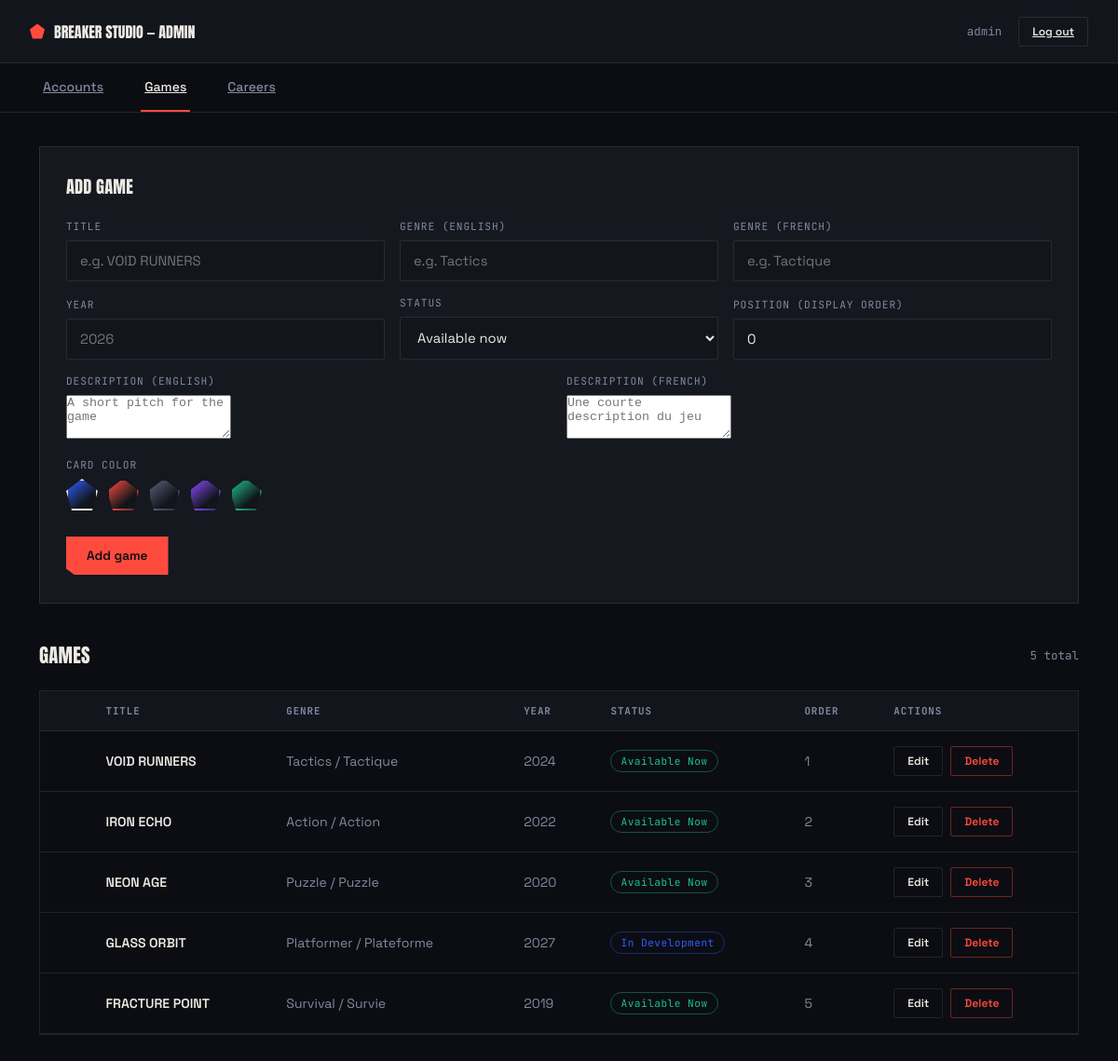
Screenshot of /admin/games.php (signed in) with the database file from the repository.
### tables this page shows
CREATE TABLE IF NOT EXISTS games (
    id             INT AUTO_INCREMENT PRIMARY KEY,
    title          VARCHAR(120) NOT NULL,
    genre_en       VARCHAR(80) NOT NULL,
    genre_fr       VARCHAR(80) NOT NULL,
    year           INT NOT NULL,
    status_key     ENUM('available','development') NOT NULL DEFAULT 'available',
    description_en TEXT NOT NULL,
    description_fr TEXT NOT NULL,
    color          VARCHAR(10) NOT NULL DEFAULT 'g1',
    position       INT NOT NULL DEFAULT 0,
    created_at     DATETIME NOT NULL DEFAULT CURRENT_TIMESTAMP
);

### includes/functions.php (called while the page is built, shortened)
<?php
function e(?string $value): string {
    return htmlspecialchars($value ?? '', ENT_QUOTES, 'UTF-8');
}

### admin/games.php (the view, shortened to what this page needs)
<?php
$db = get_db();
$games = $db->query("SELECT * FROM games ORDER BY position ASC, id ASC")->fetchAll();
require __DIR__ . '/../includes/admin_head.php';
?>
  <div class="panel">
    <h2>Add game</h2>
    <form method="post">
      <div class="form-grid" style="grid-template-columns:repeat(3,1fr);">
        <div class="field"><label>Title</label><input type="text" name="title" placeholder="e.g. VOID RUNNERS" required></div>
        <div class="field"><label>Genre (English)</label><input type="text" name="genre_en" placeholder="e.g. Tactics" required></div>
        <div class="field"><label>Genre (French)</label><input type="text" name="genre_fr" placeholder="e.g. Tactique" required></div>
        <div class="field"><label>Year</label><input type="number" name="year" placeholder="2026" required></div>
        <div class="field">
          <label>Status</label>
          <select name="status_key">
            <option value="available">Available now</option>
          </select>
        </div>
        <div class="field"><label>Position (display order)</label><input type="number" name="position" value="0"></div>
      </div>
      <div class="form-grid" style="grid-template-columns:1fr 1fr; margin-top:16px;">
        <div class="field"><label>Description (English)</label><textarea name="description_en" rows="3" placeholder="A short pitch for the game" required></textarea></div>
        <div class="field"><label>Description (French)</label><textarea name="description_fr" rows="3" placeholder="Une courte description du jeu" required></textarea></div>
      </div>
      <div class="field" style="margin-top:16px;">
        <label>Card color</label>
        <div class="color-picker">
          <?php foreach (GAME_COLORS as $c): ?>
          <label class="color-swatch color-<?= $c ?> <?= $c === 'g1' ? 'selected' : '' ?>">
          </label>
          <?php endforeach; ?>
        </div>
      </div>
      <div style="margin-top:20px;"><button type="submit" class="btn btn-primary">Add game</button></div>
    </form>
  </div>
  <div class="section-title">
    <h2>Games</h2>
    <span class="meta"><?= count($games) ?> total</span>
  </div>
  <div class="table-wrap">
    <table>
      <thead>
        <tr><th></th><th>Title</th><th>Genre</th><th>Year</th><th>Status</th><th>Order</th><th>Actions</th></tr>
      </thead>
      <tbody>
        <?php foreach ($games as $game): ?>
        <tr>
          <td><span class="color-swatch color-<?= e($game['color']) ?>" style="width:22px;height:22px;pointer-events:none;"></span></td>
          <td class="username-cell"><?= e($game['title']) ?></td>
          <td class="email-cell"><?= e($game['genre_en']) ?> / <?= e($game['genre_fr']) ?></td>
          <td class="email-cell"><?= (int)$game['year'] ?></td>
          <td><span class="badge <?= $game['status_key'] === 'available' ? 'status-active' : 'role-moderator' ?>"><?= e(GAME_STATUS_LABELS[$game['status_key']]['en']) ?></span></td>
          <td class="email-cell"><?= (int)$game['position'] ?></td>
          <td>
            <div class="row-actions">
              <button type="button" class="btn btn-ghost btn-sm" onclick="toggleEdit('game-<?= $game['id'] ?>')">Edit</button>
              <form method="post" style="display:inline;" data-confirm="Delete &quot;<?= e($game['title']) ?>&quot;? This can't be undone.">
                <button type="submit" class="btn btn-danger btn-sm">Delete</button>
              </form>
            </div>
          </td>
        </tr>
        <?php endforeach; if (empty($games)): ?>
        <tr><td colspan="7"><div class="empty-state">No games yet — add your first one above.</div></td></tr>
        <?php endif; ?>
      </tbody>
    </table>
  </div>
<?php require __DIR__ . '/../includes/admin_foot.php'; ?>

### css/admin.css (style rules this page uses)
:root { --bg: #0B0D12; --bg-alt: #12151C; --bg-card: #15181F; --fg: #EDEAE3; --accent: #FF4B3E; --accent2: #2E5EFF; --green: #1FBF8F; --muted: #8189A0; --line: rgba(237,234,227,0.1); }
* { margin:0; padding:0; box-sizing:border-box; }
body { background:var(--bg); color:var(--fg); font-family:'Space Grotesk', -apple-system, sans-serif; min-height:100vh; }
h1,h2,h3 { font-family:'Anton', sans-serif; font-weight:400; text-transform:uppercase; letter-spacing:0.01em; }
.field { margin-bottom:18px; }
.field label { display:block; font-family:'JetBrains Mono', monospace; font-size:0.7rem; letter-spacing:0.08em; text-transform:uppercase; color:var(--muted); margin-bottom:8px; }
.field input, .field select { width:100%; background:var(--bg-alt); border:1px solid var(--line); color:var(--fg); padding:12px 14px; font-family:'Space Grotesk', sans-serif; font-size:0.92rem; border-radius:2px; outline:none; transition:border-color .2s ease; }
.btn { display:inline-flex; align-items:center; justify-content:center; gap:8px; padding:12px 22px; font-family:'Space Grotesk', sans-serif; font-weight:600; font-size:0.85rem; border:none; cursor:pointer; clip-path: polygon(0 0, 100% 0, 100% 100%, 8% 100%, 0 84%); transition:transform .2s ease, box-shadow .2s ease; }
.btn-primary { background:var(--accent); color:#0B0D12; }
.btn-ghost { background:transparent; color:var(--fg); border:1px solid var(--line); clip-path:none; border-radius:2px; }
.btn-sm { padding:7px 14px; font-size:0.75rem; }
.btn-danger { background:transparent; color:var(--accent); border:1px solid rgba(255,75,62,0.4); clip-path:none; border-radius:2px; }
.color-picker { display:flex; gap:10px; flex-wrap:wrap; }
.color-swatch { width:34px; height:34px; cursor:pointer; position:relative; border:2px solid transparent; border-radius:4px; clip-path: polygon(50% 0%, 100% 38%, 82% 100%, 18% 100%, 0% 38%); }
.color-swatch.selected { border-color:var(--fg); }
.color-g1 { background:linear-gradient(140deg,#2E5EFF 0%, #12151C 70%); }
.color-g2 { background:linear-gradient(140deg,#FF4B3E 0%, #12151C 70%); }
.color-g3 { background:linear-gradient(140deg,#5A6178 0%, #12151C 70%); }
.color-g4 { background:linear-gradient(140deg,#8A4BFF 0%, #12151C 70%); }
.color-g5 { background:linear-gradient(140deg,#1FBF8F 0%, #12151C 70%); }
.panel { background:var(--bg-card); border:1px solid var(--line); padding:28px 28px 30px; margin-bottom:40px; }
.panel h2 { font-size:1.15rem; margin-bottom:22px; }
.form-grid { display:grid; grid-template-columns:repeat(4,1fr); gap:16px; align-items:end; }
.form-grid .field { margin-bottom:0; }
.table-wrap { border:1px solid var(--line); overflow-x:auto; }
table { width:100%; border-collapse:collapse; min-width:760px; }
thead th { text-align:left; font-family:'JetBrains Mono', monospace; font-size:0.68rem; letter-spacing:0.08em; text-transform:uppercase; color:var(--muted); padding:14px 18px; border-bottom:1px solid var(--line); background:var(--bg-alt); }
tbody td { padding:16px 18px; font-size:0.88rem; border-bottom:1px solid var(--line); vertical-align:middle; }
.username-cell { font-weight:600; }
.email-cell { color:var(--muted); }
.badge { display:inline-block; padding:4px 10px; font-size:0.7rem; font-family:'JetBrains Mono', monospace; letter-spacing:0.04em; border-radius:999px; border:1px solid var(--line); text-transform:capitalize; }
.badge.role-moderator { color:var(--accent2); border-color:rgba(46,94,255,0.4); }
.badge.status-active { color:var(--green); border-color:rgba(31,191,143,0.4); }
.row-actions { display:flex; gap:8px; flex-wrap:wrap; }
.section-title { display:flex; align-items:center; justify-content:space-between; margin-bottom:22px; flex-wrap:wrap; gap:12px; }
.section-title h2 { font-size:1.3rem; }
.section-title .meta { font-family:'JetBrains Mono', monospace; font-size:0.78rem; color:var(--muted); }

### rows the page displays
games: title "VOID RUNNERS", genre_en "Tactics", genre_fr "Tactique", year "2024", status_key "Available Now", position "1"
games: title "IRON ECHO", genre_en "Action", genre_fr "Action", year "2022", status_key "Available Now", position "2"
games: title "NEON AGE", genre_en "Puzzle", genre_fr "Puzzle", year "2020", status_key "Available Now", position "3"
games: title "GLASS ORBIT", genre_en "Platformer", genre_fr "Plateforme", year "2027", status_key "In Development", position "4"
games: title "FRACTURE POINT", genre_en "Survival", genre_fr "Survie", year "2019", status_key "Available Now", position "5"

### other values shown
current_admin_username() "admin"
count($games) "5"
